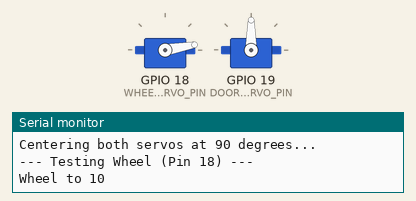
Recording of a sketch running on a simulated ESP32. On the bench: 2 × servo, the last lines printed to the serial monitor.

Above: at 4.05 s.
At 7.5 s:
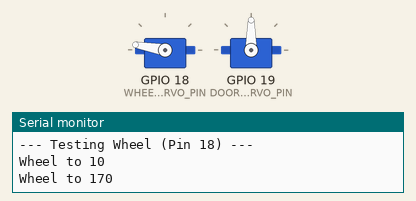
At 11.0 s:
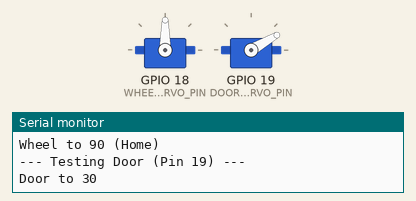
At 18.0 s:
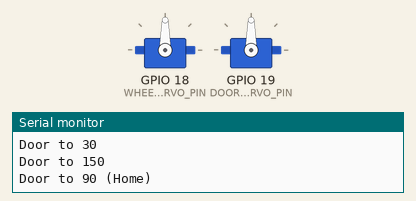
Timing chart, 0 to 20.1 s (numbered marks = the images above):
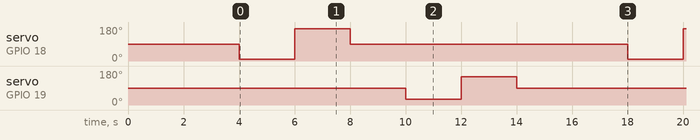

Measured:
- by itself, servo on GPIO 18 (WHEEL_SERVO_PIN): repeats every 14.0 s: 170° 2.0 s, 90° 10.0 s, 10° 2.0 s
- by itself, servo on GPIO 19 (DOOR_SERVO_PIN): 90° → 30° at 10.0 s, → 150° 2.0 s later, → 90° 2.0 s later, → 30° 10.0 s later, … (7 changes in this stretch)

The sketch:

servo-test.ino
```cpp
#include <ESP32Servo.h>

Servo wheelServo;
Servo doorServo;

const int WHEEL_SERVO_PIN = 18;
const int DOOR_SERVO_PIN = 19;

void setup() {
  Serial.begin(115200);
  delay(1000);

  // Allocate timers properly for ESP32
  ESP32PWM::allocateTimer(0);
  ESP32PWM::allocateTimer(1);
  ESP32PWM::allocateTimer(2);
  ESP32PWM::allocateTimer(3);

  // Standard servo pulse usually between 500 and 2400 ms
  wheelServo.setPeriodHertz(50);
  doorServo.setPeriodHertz(50);

  Serial.println("Attaching Wheel Servo (Pin 18)...");
  wheelServo.attach(WHEEL_SERVO_PIN, 500, 2400);

  Serial.println("Attaching Door Servo (Pin 19)...");
  doorServo.attach(DOOR_SERVO_PIN, 500, 2400);

  Serial.println("Centering both servos at 90 degrees...");
  wheelServo.write(90);
  doorServo.write(90);
  delay(3000);
}

void loop() {
  Serial.println("--- Testing Wheel (Pin 18) ---");
  Serial.println("Wheel to 10");
  wheelServo.write(10);
  delay(2000);
  Serial.println("Wheel to 170");
  wheelServo.write(170);
  delay(2000);
  Serial.println("Wheel to 90 (Home)");
  wheelServo.write(90);
  delay(2000);

  Serial.println("--- Testing Door (Pin 19) ---");
  Serial.println("Door to 30");
  doorServo.write(30);
  delay(2000);
  Serial.println("Door to 150");
  doorServo.write(150);
  delay(2000);
  Serial.println("Door to 90 (Home)");
  doorServo.write(90);
  delay(4000); // Wait 4 seconds before restarting the whole loop
}
```
